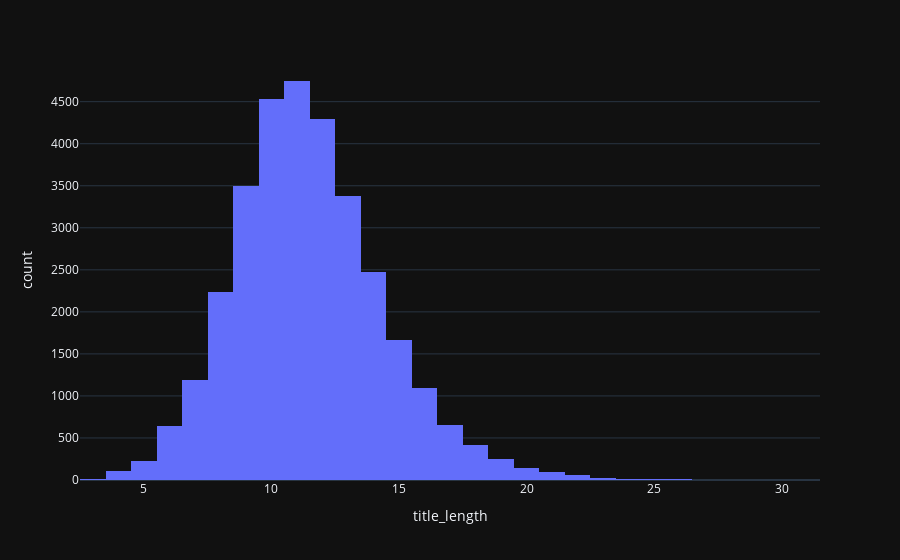

Notebook source saved alongside this figure:
### Code cell
fig = px.histogram(data, x = 'title_length')
fig.show()

### Figure 1 — Plotly figure (JSON) as saved in the notebook; plotly's stock layout.template omitted (floating-point values rounded to 4 significant figures; data arrays with more than 128 entries replaced by an {"elided": "..."} marker saying what was removed)
{"data": [{"alignmentgroup": "True", "bingroup": "x", "hovertemplate": "title_length=%{x}<br>count=%{y}<extra></extra>", "legendgroup": "", "marker": {"color": "#636efa", "pattern": {"shape": ""}}, "name": "", "offsetgroup": "", "orientation": "v", "showlegend": false, "x": {"elided": "31775 int values"}, "xaxis": "x", "yaxis": "y", "type": "histogram"}], "layout": {"xaxis": {"anchor": "y", "domain": [0.0, 1.0], "title": {"text": "title_length"}}, "yaxis": {"anchor": "x", "domain": [0.0, 1.0], "title": {"text": "count"}}, "legend": {"tracegroupgap": 0}, "margin": {"t": 60}, "barmode": "relative"}}
